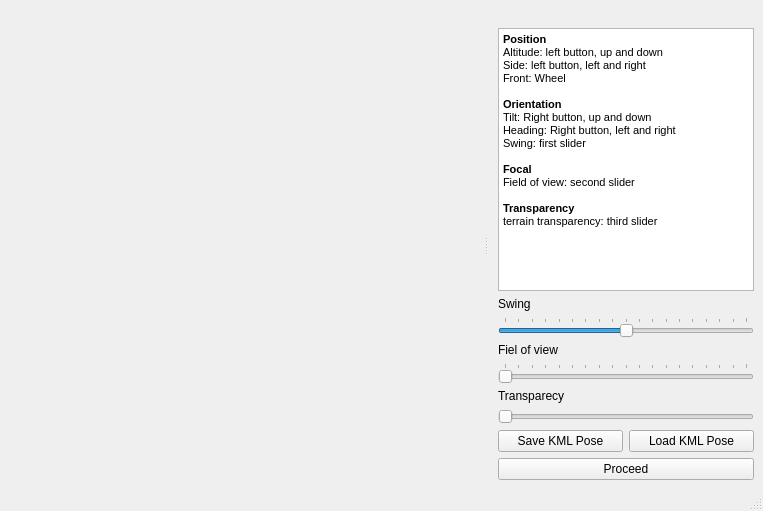
<?xml version="1.0" encoding="UTF-8"?>
<ui version="4.0">
 <class>Ui_D3</class>
 <widget class="QMainWindow" name="Ui_D3">
  <property name="geometry">
   <rect>
    <x>0</x>
    <y>0</y>
    <width>763</width>
    <height>511</height>
   </rect>
  </property>
  <property name="sizePolicy">
   <sizepolicy hsizetype="Fixed" vsizetype="Fixed">
    <horstretch>0</horstretch>
    <verstretch>0</verstretch>
   </sizepolicy>
  </property>
  <property name="windowTitle">
   <string>MainWindow</string>
  </property>
  <property name="animated">
   <bool>false</bool>
  </property>
  <property name="dockOptions">
   <set>QMainWindow::AllowTabbedDocks</set>
  </property>
  <property name="unifiedTitleAndToolBarOnMac">
   <bool>false</bool>
  </property>
  <widget class="QWidget" name="centralwidget"/>
  <widget class="QMenuBar" name="menubar">
   <property name="geometry">
    <rect>
     <x>0</x>
     <y>0</y>
     <width>763</width>
     <height>21</height>
    </rect>
   </property>
  </widget>
  <widget class="QStatusBar" name="statusbar"/>
  <widget class="QDockWidget" name="dockWidget">
   <property name="sizePolicy">
    <sizepolicy hsizetype="Fixed" vsizetype="Fixed">
     <horstretch>0</horstretch>
     <verstretch>0</verstretch>
    </sizepolicy>
   </property>
   <property name="features">
    <set>QDockWidget::NoDockWidgetFeatures</set>
   </property>
   <attribute name="dockWidgetArea">
    <number>2</number>
   </attribute>
   <widget class="QWidget" name="dockWidgetContents">
    <layout class="QVBoxLayout" name="verticalLayout">
     <item>
      <widget class="QTextBrowser" name="textBrowser">
       <property name="html">
        <string>&lt;!DOCTYPE HTML PUBLIC &quot;-//W3C//DTD HTML 4.0//EN&quot; &quot;http://www.w3.org/TR/REC-html40/strict.dtd&quot;&gt;
&lt;html&gt;&lt;head&gt;&lt;meta name=&quot;qrichtext&quot; content=&quot;1&quot; /&gt;&lt;style type=&quot;text/css&quot;&gt;
p, li { white-space: pre-wrap; }
&lt;/style&gt;&lt;/head&gt;&lt;body style=&quot; font-family:'MS Shell Dlg 2'; font-size:8.25pt; font-weight:400; font-style:normal;&quot;&gt;
&lt;p style=&quot; margin-top:0px; margin-bottom:0px; margin-left:0px; margin-right:0px; -qt-block-indent:0; text-indent:0px;&quot;&gt;&lt;span style=&quot; font-size:8pt; font-weight:600;&quot;&gt;Position&lt;/span&gt;&lt;/p&gt;
&lt;p style=&quot; margin-top:0px; margin-bottom:0px; margin-left:0px; margin-right:0px; -qt-block-indent:0; text-indent:0px;&quot;&gt;&lt;span style=&quot; font-size:8pt;&quot;&gt;Altitude: left button, up and down&lt;/span&gt;&lt;/p&gt;
&lt;p style=&quot; margin-top:0px; margin-bottom:0px; margin-left:0px; margin-right:0px; -qt-block-indent:0; text-indent:0px;&quot;&gt;&lt;span style=&quot; font-size:8pt;&quot;&gt;Side: left button, left and right&lt;/span&gt;&lt;/p&gt;
&lt;p style=&quot; margin-top:0px; margin-bottom:0px; margin-left:0px; margin-right:0px; -qt-block-indent:0; text-indent:0px;&quot;&gt;&lt;span style=&quot; font-size:8pt;&quot;&gt;Front: Wheel&lt;/span&gt;&lt;/p&gt;
&lt;p style=&quot;-qt-paragraph-type:empty; margin-top:0px; margin-bottom:0px; margin-left:0px; margin-right:0px; -qt-block-indent:0; text-indent:0px; font-size:8pt;&quot;&gt;&lt;br /&gt;&lt;/p&gt;
&lt;p style=&quot; margin-top:0px; margin-bottom:0px; margin-left:0px; margin-right:0px; -qt-block-indent:0; text-indent:0px;&quot;&gt;&lt;span style=&quot; font-size:8pt; font-weight:600;&quot;&gt;Orientation&lt;/span&gt;&lt;/p&gt;
&lt;p style=&quot; margin-top:0px; margin-bottom:0px; margin-left:0px; margin-right:0px; -qt-block-indent:0; text-indent:0px;&quot;&gt;&lt;span style=&quot; font-size:8pt;&quot;&gt;Tilt: Right button, up and down&lt;/span&gt;&lt;/p&gt;
&lt;p style=&quot; margin-top:0px; margin-bottom:0px; margin-left:0px; margin-right:0px; -qt-block-indent:0; text-indent:0px;&quot;&gt;&lt;span style=&quot; font-size:8pt;&quot;&gt;Heading: Right button, left and right&lt;/span&gt;&lt;/p&gt;
&lt;p style=&quot; margin-top:0px; margin-bottom:0px; margin-left:0px; margin-right:0px; -qt-block-indent:0; text-indent:0px;&quot;&gt;&lt;span style=&quot; font-size:8pt;&quot;&gt;Swing: first slider&lt;/span&gt;&lt;/p&gt;
&lt;p style=&quot;-qt-paragraph-type:empty; margin-top:0px; margin-bottom:0px; margin-left:0px; margin-right:0px; -qt-block-indent:0; text-indent:0px; font-size:8pt;&quot;&gt;&lt;br /&gt;&lt;/p&gt;
&lt;p style=&quot; margin-top:0px; margin-bottom:0px; margin-left:0px; margin-right:0px; -qt-block-indent:0; text-indent:0px;&quot;&gt;&lt;span style=&quot; font-size:8pt; font-weight:600;&quot;&gt;Focal&lt;/span&gt;&lt;/p&gt;
&lt;p style=&quot; margin-top:0px; margin-bottom:0px; margin-left:0px; margin-right:0px; -qt-block-indent:0; text-indent:0px;&quot;&gt;&lt;span style=&quot; font-size:8pt;&quot;&gt;Field of view: second slider&lt;/span&gt;&lt;/p&gt;
&lt;p style=&quot;-qt-paragraph-type:empty; margin-top:0px; margin-bottom:0px; margin-left:0px; margin-right:0px; -qt-block-indent:0; text-indent:0px; font-size:8pt;&quot;&gt;&lt;br /&gt;&lt;/p&gt;
&lt;p style=&quot; margin-top:0px; margin-bottom:0px; margin-left:0px; margin-right:0px; -qt-block-indent:0; text-indent:0px;&quot;&gt;&lt;span style=&quot; font-size:8pt; font-weight:600;&quot;&gt;Transparency&lt;/span&gt;&lt;/p&gt;
&lt;p style=&quot; margin-top:0px; margin-bottom:0px; margin-left:0px; margin-right:0px; -qt-block-indent:0; text-indent:0px;&quot;&gt;&lt;span style=&quot; font-size:8pt;&quot;&gt;terrain transparency: third slider&lt;/span&gt;&lt;/p&gt;&lt;/body&gt;&lt;/html&gt;</string>
       </property>
      </widget>
     </item>
     <item>
      <widget class="QLabel" name="label">
       <property name="text">
        <string>Swing</string>
       </property>
      </widget>
     </item>
     <item>
      <widget class="QSlider" name="horizontalSlider">
       <property name="minimum">
        <number>-90</number>
       </property>
       <property name="maximum">
        <number>90</number>
       </property>
       <property name="orientation">
        <enum>Qt::Horizontal</enum>
       </property>
       <property name="tickPosition">
        <enum>QSlider::TicksAbove</enum>
       </property>
      </widget>
     </item>
     <item>
      <widget class="QLabel" name="label_2">
       <property name="text">
        <string>Fiel of view</string>
       </property>
      </widget>
     </item>
     <item>
      <widget class="QSlider" name="horizontalSlider_2">
       <property name="minimum">
        <number>0</number>
       </property>
       <property name="maximum">
        <number>180</number>
       </property>
       <property name="orientation">
        <enum>Qt::Horizontal</enum>
       </property>
       <property name="tickPosition">
        <enum>QSlider::TicksAbove</enum>
       </property>
      </widget>
     </item>
     <item>
      <widget class="QLabel" name="label_3">
       <property name="text">
        <string>Transparecy</string>
       </property>
      </widget>
     </item>
     <item>
      <widget class="QSlider" name="horizontalSlider_3">
       <property name="maximum">
        <number>100</number>
       </property>
       <property name="orientation">
        <enum>Qt::Horizontal</enum>
       </property>
       <property name="invertedControls">
        <bool>false</bool>
       </property>
       <property name="tickPosition">
        <enum>QSlider::NoTicks</enum>
       </property>
       <property name="tickInterval">
        <number>20</number>
       </property>
      </widget>
     </item>
     <item>
      <widget class="QFrame" name="frame">
       <property name="frameShape">
        <enum>QFrame::NoFrame</enum>
       </property>
       <property name="frameShadow">
        <enum>QFrame::Plain</enum>
       </property>
       <property name="lineWidth">
        <number>0</number>
       </property>
       <layout class="QHBoxLayout" name="horizontalLayout">
        <property name="spacing">
         <number>6</number>
        </property>
        <property name="margin">
         <number>0</number>
        </property>
        <item>
         <widget class="QPushButton" name="saveKMLButton">
          <property name="text">
           <string>Save KML Pose</string>
          </property>
         </widget>
        </item>
        <item>
         <widget class="QPushButton" name="loadKMLButton">
          <property name="text">
           <string>Load KML Pose</string>
          </property>
         </widget>
        </item>
       </layout>
      </widget>
     </item>
     <item>
      <widget class="QPushButton" name="pushButton">
       <property name="text">
        <string>Proceed</string>
       </property>
      </widget>
     </item>
    </layout>
   </widget>
  </widget>
 </widget>
 <resources/>
 <connections/>
</ui>
